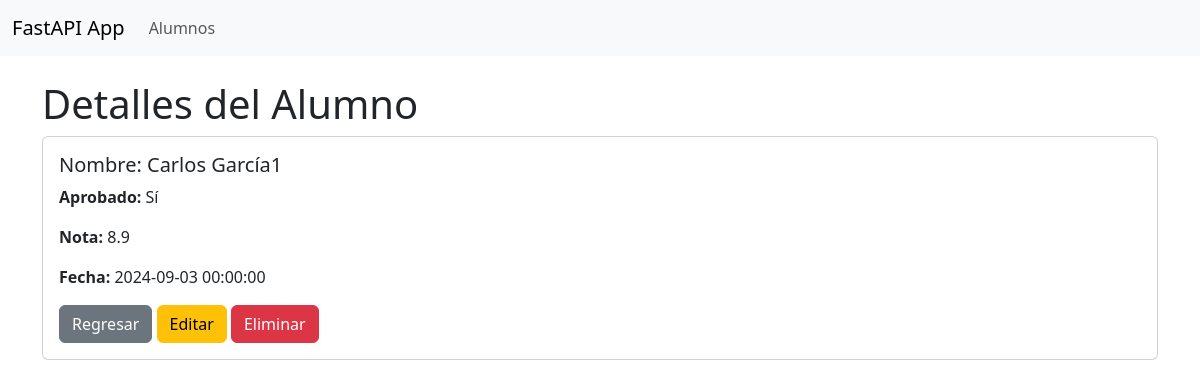
Screenshot of /alumnos/3 with the database file from the repository.
### tables this page shows
CREATE TABLE alumnos (
    id INTEGER PRIMARY KEY AUTOINCREMENT,
    nombre TEXT NOT NULL,
    apellido TEXT NOT NULL,
    aprobado BOOLEAN NOT NULL,
    nota REAL NOT NULL,
    fecha TIMESTAMP NOT NULL
);

### main.py (the view)
@app.get("/alumnos/{alumno_id}", response_class=HTMLResponse)
async def alumno_detail(request: Request, alumno_id: int, db=Depends(get_db)):
    cursor = db.execute("SELECT * FROM alumnos WHERE id = ?", (alumno_id,))
    alumno = cursor.fetchone()
    if not alumno:
        raise HTTPException(status_code=404, detail="Alumno no encontrado")
    return templates.TemplateResponse("alumno_detail.html", {"request": request, "alumno": alumno})

### templates/alumno_detail.html (shortened to what this page needs)
{% extends "base.html" %}
{% block content %}
<h1>Detalles del Alumno</h1>
<div class="card">
    <div class="card-body">
        <h5 class="card-title">Nombre: {{ alumno.nombre }} {{ alumno.apellido }}</h5>
        <p class="card-text"><strong>Aprobado:</strong> {{ "Sí" if alumno.aprobado else "No" }}</p>
        <p class="card-text"><strong>Nota:</strong> {{ alumno.nota }}</p>
        <p class="card-text"><strong>Fecha:</strong> {{ alumno.fecha }}</p>
        <a href="/alumnos" class="btn btn-secondary">Regresar</a>
        <a href="/alumnos/{{ alumno.id }}/edit" class="btn btn-warning">Editar</a>
        <a href="/alumnos/{{ alumno.id }}/delete" class="btn btn-danger">Eliminar</a>
    </div>
</div>
{% endblock %}

### rows the page displays
alumnos: nombre "Carlos", apellido "García1", aprobado "Sí", nota "8.9", fecha "2024-09-03 00:00:00"
